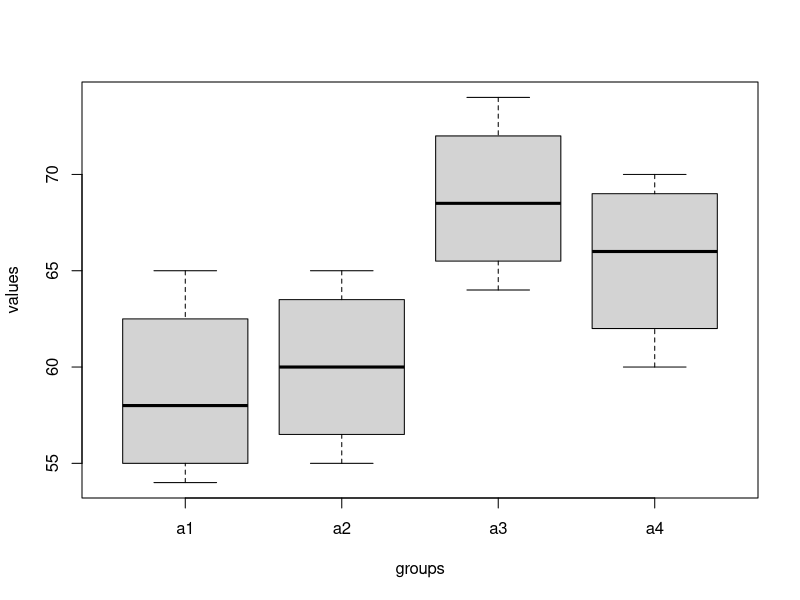

The R script that drew this image:
# Tahir Muhammad | University of Toronto
# Intermediate-II Topics in Statistics, Implemented in R. 
# Experimental Design.
# One and Two way Anova, Contrasts, Simple Linear Regression & MLR (Dummy coding model, cell-means model) 

# Recall that when we are comparing two means using any of the hypothesis testing techniques we have learnt
# so far, it is always about one group mean or two. Now, we introduce Anova, (One-way), which can be used to test 
# multiple group means at the same time. 

# Example: Test if the group means are the same for 4 different groups.  
values <- c(65, 54, 56, 60, 55, 58, 62, 65, 64, 67, 70, 74, 60, 64, 68, 70)
groups <- c(rep("a1",4), rep("a2", 4), rep("a3", 4), rep("a4", 4))
dataset <- data.frame(x = groups, y = values)
# Display our constructed relational data table
dataset
# Find group means
with(dataset, tapply(values, groups, mean))
# ybar1 = 59, ybar2 = 60, ybar3 = 68.75, ybar4 = 65.5
# Quick comparison of the means
boxplot(values ~ groups)
# Anova: Method 1
anova(lm(values~groups,data = dataset))
# Anova: Method 2 (Both give same output)
anova(aov(values~groups, data=dataset))

